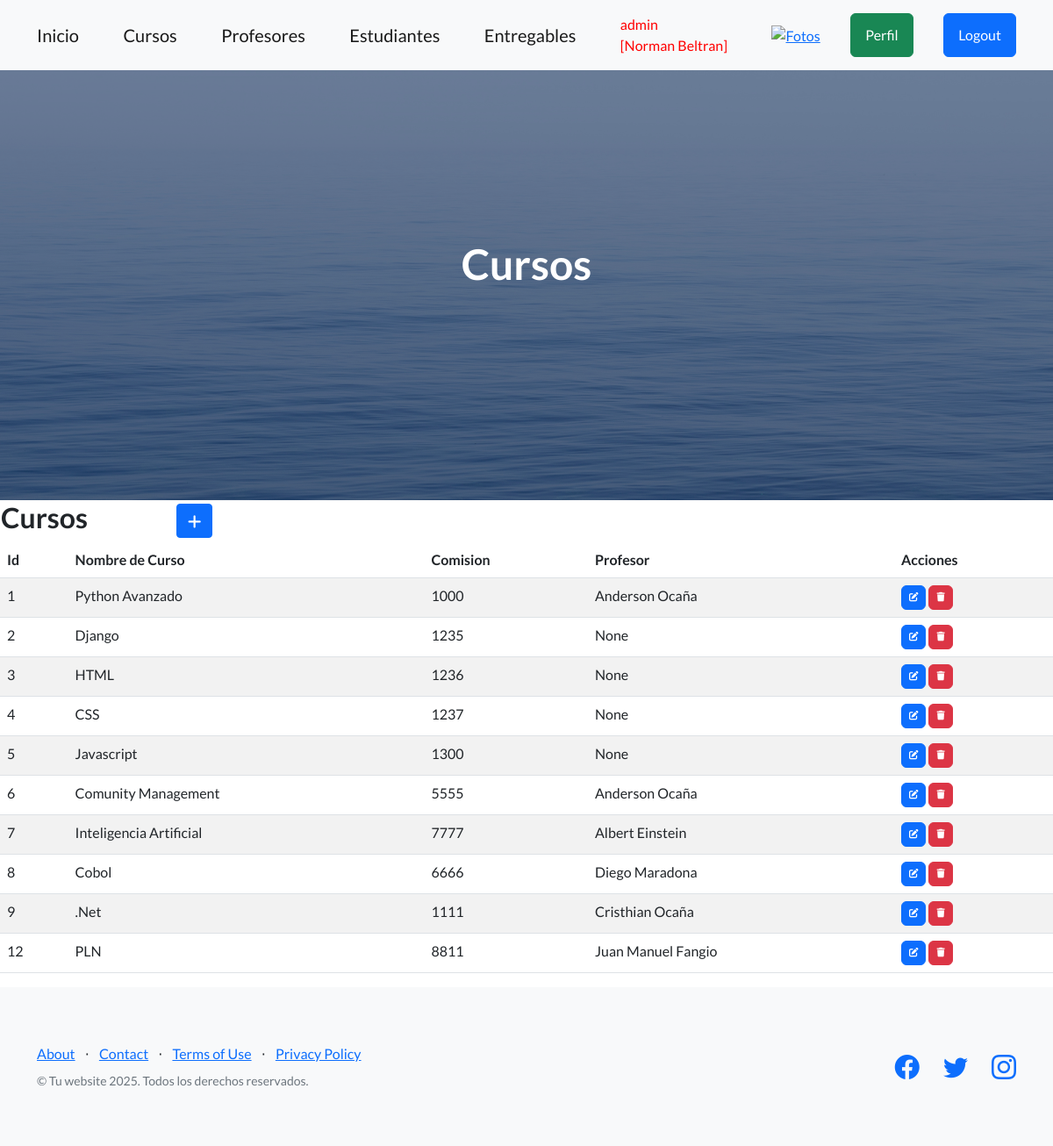
The page /cursos/ (signed in) on the database as committed earlier.
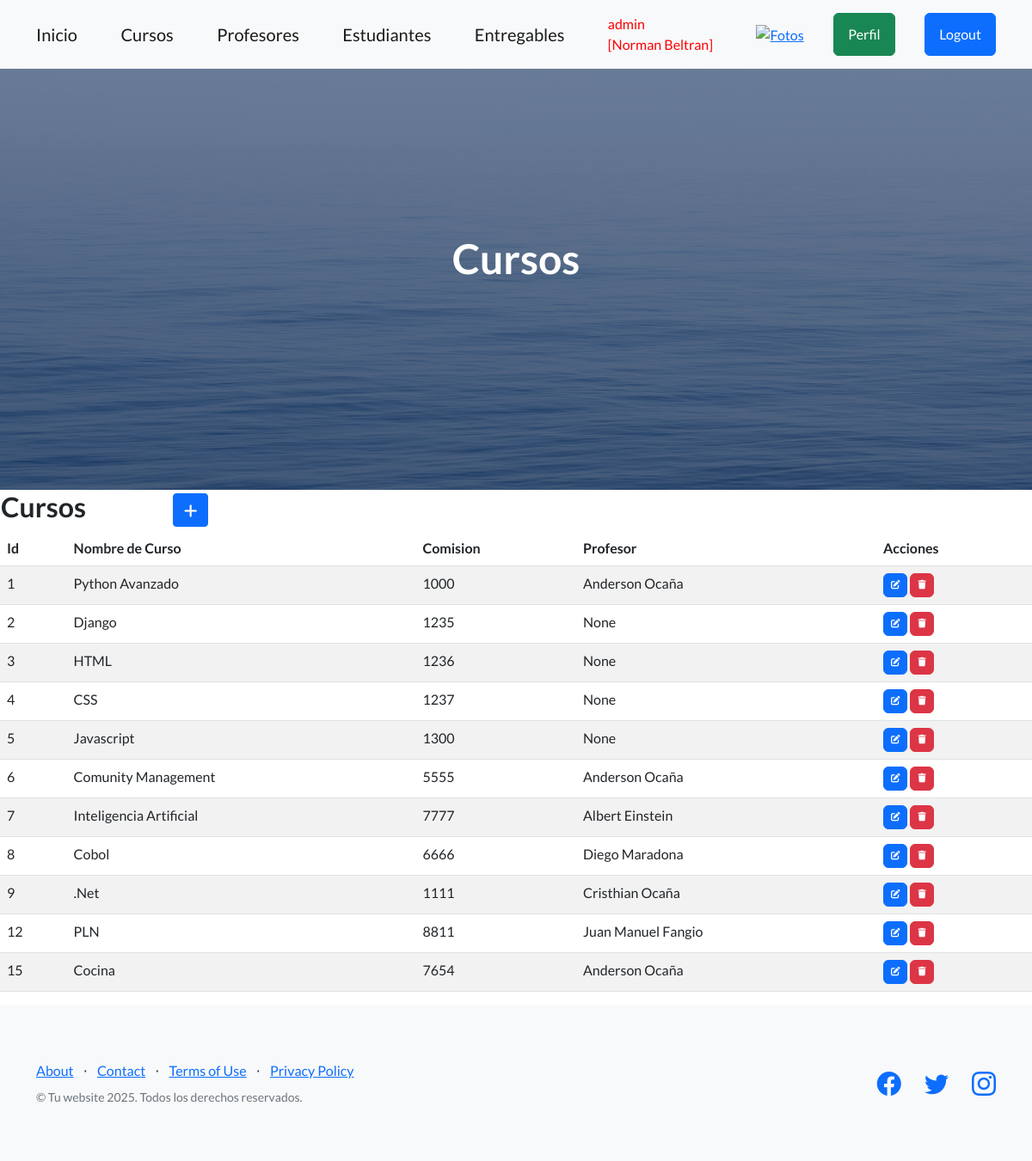
The same page on the database as committed later.
### entidades/models.py (models this page shows, shortened)
class Curso(models.Model):
    nombre = models.CharField(max_length=50)
    comision = models.IntegerField()
    profesor = models.ForeignKey('Profesor', on_delete=models.CASCADE, null=True, blank=True)

class Profesor(models.Model):
    nombre = models.CharField(max_length=60)
    apellido = models.CharField(max_length=60)
    email = models.EmailField()
    profesion = models.CharField(max_length=50)
    class Meta:
        verbose_name = "Profesor"
        verbose_name_plural = "Profesores"
        ordering = ["apellido", "-nombre"]
    def __str__(self):
        return f"{self.nombre} {self.apellido}"

### entidades/views.py (the view)
# urls.py: path("cursos/", cursos, name="cursos"),
@login_required
def cursos(request):
    contexto = {"cursos": Curso.objects.all()}
    return render(request, "entidades/cursos.html", contexto)

### entidades/templates/entidades/cursos.html (shortened to what this page needs)
{% extends 'entidades/index.html' %}
{% block titulo %}
    <h1 class="mb-5">Cursos</h1>
{% endblock titulo %}
{% block contenido %}
<table>
    <tr>
        <td width="200"><h2>Cursos</h2></td>
        <td>
            <a
            href="{% url 'cursoForm' %}"
            class="btn btn-primary btn-sm"
            >
            </a>
        </td>
    </tr>
</table>
{% if not cursos %}
    <table>
        Sin datos para ese patron de busqueda.
    </table>
{% else %}
    <table class="table table-striped">
        <thead>
            <tr>
                <th>Id</th>
                <th>Nombre de Curso</th>
                <th>Comision</th>
                <th>Profesor</th>
                <th>Acciones</th>
            </tr>
        </thead>
        <tbody>
        {% for c in cursos  %}
            <tr>
                <td>{{ c.id }}</td>
                <td>{{ c.nombre }}</td>
                <td>{{ c.comision }}</td>
                <td>{{ c.profesor }}</td>
                <td>
                    <a
                    href='{% url 'cursoUpdate' c.id %}'
                    class="btn btn-primary"
                    style="--bs-btn-padding-y: .25rem; --bs-btn-padding-x: .5rem; --bs-btn-font-size: .75rem;"
                    >
                    </a>
                    <a
                    href='{% url 'cursoDelete' c.id %}'
                    class="btn btn-danger"
                    style="--bs-btn-padding-y: .25rem; --bs-btn-padding-x: .5rem; --bs-btn-font-size: .75rem;"
                    >
                    </a>
                </td>
            </tr>
        {% endfor %}
        </tbody>
    </table>
{% endif %}
{% endblock contenido %}

Rows that differ between the two databases and show on the page:
added Curso: id "15", nombre "Cocina", comision "7654", profesor "Anderson Ocaña"
